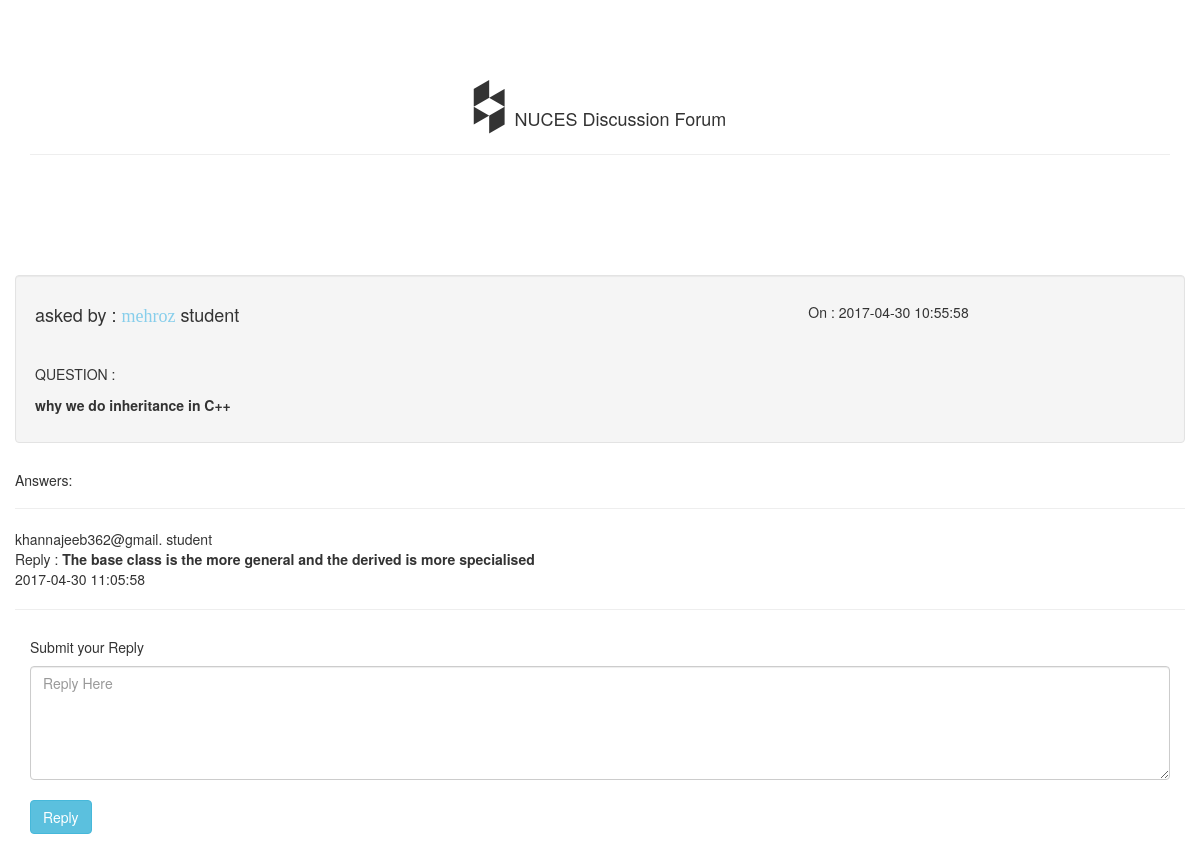
The page /discussionform/discussion_reply.php?id=4 (signed in) on the database its author committed.
### tables this page shows
CREATE TABLE `discussion_form` (
  `Q_id` int(8) NOT NULL,
  `C_id` int(2) DEFAULT NULL,
  `Id` varchar(50) DEFAULT NULL,
  `type` varchar(90) DEFAULT NULL,
  `q_date` timestamp NOT NULL DEFAULT CURRENT_TIMESTAMP ON UPDATE CURRENT_TIMESTAMP,
  `Comment` text
);

CREATE TABLE `replier_form` (
  `Q_id` int(8) DEFAULT NULL,
  `Id` varchar(50) DEFAULT NULL,
  `type` varchar(90) DEFAULT NULL,
  `replier_date` timestamp NOT NULL DEFAULT CURRENT_TIMESTAMP ON UPDATE CURRENT_TIMESTAMP,
  `Replier_Comment` text
);

### discussionform/discussion_reply.php (the view, shortened to what this page needs)
<?php
$link = connect();
if(!(empty($_SESSION['username'])))
{
	$Question_id = $_GET['id'];
 }
 else
 	header("location:../web/index.php");
?>
<html>
<head>
<link rel="stylesheet" href="https://maxcdn.bootstrapcdn.com/bootstrap/3.3.7/css/bootstrap.min.css">
<link rel="stylesheet" type="text/css" href="../font-awesome-4.7.0/css/font-awesome.min.css">
</head>
<body>
		<div class='space'></div>
	    <div class ='container'>
			<div class="text-center">
			<h4 class="info"><i class="fa  fa-houzz fa-3x"></i>&nbsp;&nbsp;NUCES Discussion Forum<hr></h4>
			</div>
		</div>
		<div class='space2'></div>
<?php
	$Display_query = "select * from discussion_form where Q_id='$Question_id'";
	$Display=mysqli_query($link,$Display_query);
	if((mysqli_num_rows($Display)>0))
	{
				$display_question=mysqli_fetch_assoc($Display);
				echo "
					<div class='container well'>
						<div class='row'>
							<div class='col-md-8'>
								<h4>asked by : <span class='name'>".$display_question['Id']."</span>   ".$display_question['type']."</h4><br />
							</div>
							<div class='col-md-4'>
								<h5>On : ".$display_question['q_date']."
							</div>
						</div>
						<div class='row'>
							<div class='col-md-12'>
								<h5>QUESTION :<br /><br /><b>".$display_question['Comment']."</b></h5>
							</div>
						</div>
					</div>
					";
	}
	$replier_comments="select * from replier_form where Q_id='$Question_id'";
	$Display_comments=mysqli_query($link,$replier_comments);
	if((mysqli_num_rows($Display_comments) > 0)) {
		echo "
			<div class='container'>
				<div class='row'>
					<h5>Answers:</h5><hr />
				</div>
			";
			while(($display_replier_comments=mysqli_fetch_assoc($Display_comments))) {
				echo "<div class='row'>".$display_replier_comments['Id']."       ".$display_replier_comments['type']."<br />";
				echo "Reply :<b>".$display_replier_comments['Replier_Comment']."</b> <br />";
				echo  $display_replier_comments['replier_date']."<br /><hr /></div>";
			}
			echo "</div></div>";
	}
	else
		echo "<br><div class='container'><div><h5>No Answers</h5><hr /></div></div>";
?>
	<div class='container'>
		<div class='row'>
			<div class='col-md-12'>
				<h5>Submit your Reply</h5>
				<form name="reply" action="discussion_reply.php" method="post">
					<textarea rows='5' class="form-control" name="comment" placeholder="Reply Here"></textarea><br>
					<input class='btn btn-info' type="submit" name="submit"  value="Reply" />
				</form>
			</div>
		</div>
	</div>
</body>
</html>

### discussionform/discussion_reply.php (style rules this page uses)
.space { height:70px; }
.space2 { height:100px; }
.name { font-family: Century; color: skyblue; }

### rows shown on the page
discussion_form: Id "mehroz", type "student", q_date "2017-04-30 10:55:58", Comment "why we do inheritance in C++"
replier_form: Id "khannajeeb362@gmail.", type "student", Replier_Comment "The base class is the more general and the derived is more specialised", replier_date "2017-04-30 11:05:58"
